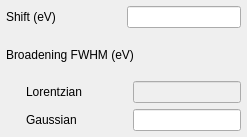
<?xml version="1.0" encoding="UTF-8"?>
<ui version="4.0">
 <class>axis</class>
 <widget class="QWidget" name="axis">
  <property name="geometry">
   <rect>
    <x>0</x>
    <y>0</y>
    <width>247</width>
    <height>137</height>
   </rect>
  </property>
  <property name="windowTitle">
   <string>Form</string>
  </property>
  <layout class="QVBoxLayout" name="verticalLayout">
   <property name="leftMargin">
    <number>6</number>
   </property>
   <property name="topMargin">
    <number>6</number>
   </property>
   <property name="rightMargin">
    <number>6</number>
   </property>
   <property name="bottomMargin">
    <number>6</number>
   </property>
   <item>
    <layout class="QHBoxLayout" name="shiftHBoxLayout">
     <item>
      <widget class="QLabel" name="shiftLabel">
       <property name="sizePolicy">
        <sizepolicy hsizetype="Preferred" vsizetype="Preferred">
         <horstretch>0</horstretch>
         <verstretch>0</verstretch>
        </sizepolicy>
       </property>
       <property name="text">
        <string>Shift (eV)</string>
       </property>
      </widget>
     </item>
     <item>
      <widget class="DoubleLineEdit" name="shiftLineEdit">
       <property name="sizePolicy">
        <sizepolicy hsizetype="Preferred" vsizetype="Fixed">
         <horstretch>0</horstretch>
         <verstretch>0</verstretch>
        </sizepolicy>
       </property>
       <property name="maximumSize">
        <size>
         <width>120</width>
         <height>16777215</height>
        </size>
       </property>
       <property name="alignment">
        <set>Qt::AlignRight|Qt::AlignTrailing|Qt::AlignVCenter</set>
       </property>
      </widget>
     </item>
    </layout>
   </item>
   <item>
    <widget class="QLabel" name="broadeningLabel">
     <property name="text">
      <string>Broadening FWHM (eV)</string>
     </property>
    </widget>
   </item>
   <item>
    <layout class="QHBoxLayout" name="lorentzianHBoxLayout">
     <item>
      <spacer name="lorentzianLeftSpacer">
       <property name="orientation">
        <enum>Qt::Horizontal</enum>
       </property>
       <property name="sizeType">
        <enum>QSizePolicy::Fixed</enum>
       </property>
       <property name="sizeHint" stdset="0">
        <size>
         <width>20</width>
         <height>20</height>
        </size>
       </property>
      </spacer>
     </item>
     <item>
      <widget class="QLabel" name="lorentzianLabel">
       <property name="text">
        <string>Lorentzian</string>
       </property>
      </widget>
     </item>
     <item>
      <widget class="DoubleLineEdit" name="lorentzianLineEdit">
       <property name="enabled">
        <bool>false</bool>
       </property>
       <property name="sizePolicy">
        <sizepolicy hsizetype="Fixed" vsizetype="Fixed">
         <horstretch>0</horstretch>
         <verstretch>0</verstretch>
        </sizepolicy>
       </property>
       <property name="maximumSize">
        <size>
         <width>120</width>
         <height>16777215</height>
        </size>
       </property>
       <property name="toolTip">
        <string>Full width at half maximum of the lifetime broadening.</string>
       </property>
       <property name="alignment">
        <set>Qt::AlignRight|Qt::AlignTrailing|Qt::AlignVCenter</set>
       </property>
      </widget>
     </item>
    </layout>
   </item>
   <item>
    <layout class="QHBoxLayout" name="gaussianHBoxLayout">
     <item>
      <spacer name="gaussianLeftSpacer">
       <property name="orientation">
        <enum>Qt::Horizontal</enum>
       </property>
       <property name="sizeType">
        <enum>QSizePolicy::Fixed</enum>
       </property>
       <property name="sizeHint" stdset="0">
        <size>
         <width>20</width>
         <height>20</height>
        </size>
       </property>
      </spacer>
     </item>
     <item>
      <widget class="QLabel" name="gaussianLabel">
       <property name="text">
        <string>Gaussian</string>
       </property>
      </widget>
     </item>
     <item>
      <widget class="DoubleLineEdit" name="gaussianLineEdit">
       <property name="sizePolicy">
        <sizepolicy hsizetype="Fixed" vsizetype="Fixed">
         <horstretch>0</horstretch>
         <verstretch>0</verstretch>
        </sizepolicy>
       </property>
       <property name="maximumSize">
        <size>
         <width>120</width>
         <height>16777215</height>
        </size>
       </property>
       <property name="alignment">
        <set>Qt::AlignRight|Qt::AlignTrailing|Qt::AlignVCenter</set>
       </property>
      </widget>
     </item>
    </layout>
   </item>
  </layout>
 </widget>
 <customwidgets>
  <customwidget>
   <class>DoubleLineEdit</class>
   <extends>QLineEdit</extends>
   <header>crispy.widgets</header>
  </customwidget>
 </customwidgets>
 <resources/>
 <connections/>
</ui>
